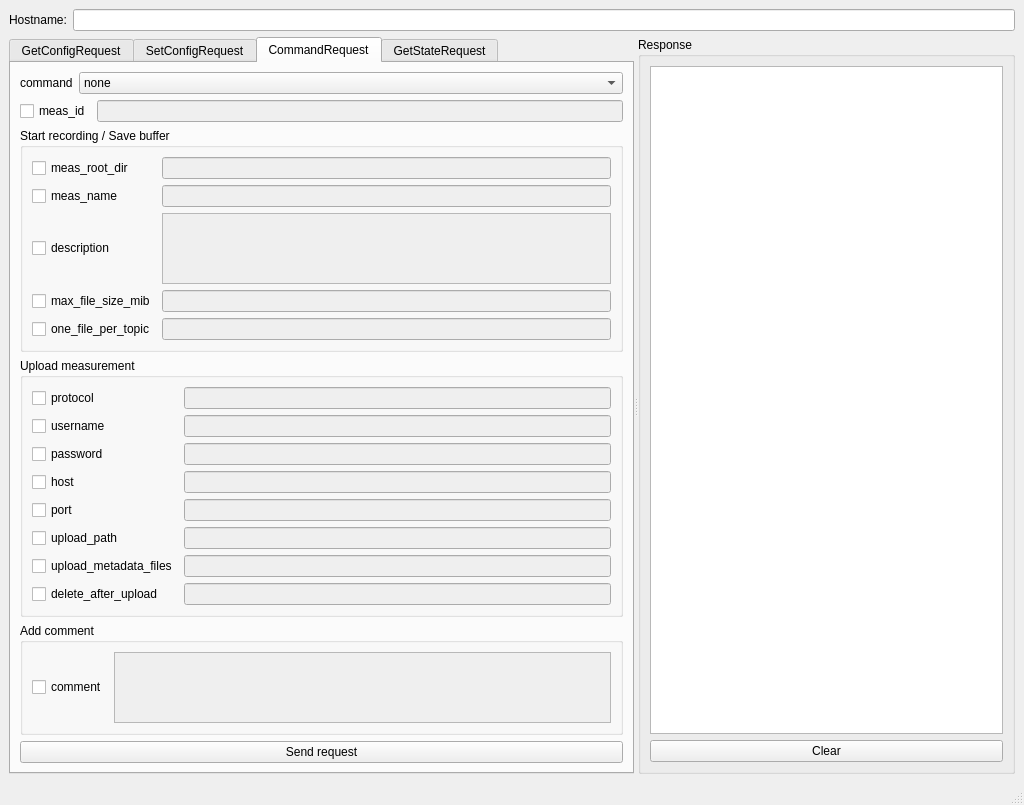
<?xml version="1.0" encoding="UTF-8"?>
<ui version="4.0">
 <class>EcalrecGuiServiceMainWindow</class>
 <widget class="QMainWindow" name="EcalrecGuiServiceMainWindow">
  <property name="geometry">
   <rect>
    <x>0</x>
    <y>0</y>
    <width>1024</width>
    <height>731</height>
   </rect>
  </property>
  <property name="sizePolicy">
   <sizepolicy hsizetype="Preferred" vsizetype="Preferred">
    <horstretch>0</horstretch>
    <verstretch>0</verstretch>
   </sizepolicy>
  </property>
  <property name="windowIcon">
   <iconset>
    <normaloff>:/ecalplay/APP_ICON</normaloff>:/ecalplay/APP_ICON</iconset>
  </property>
  <property name="dockNestingEnabled">
   <bool>true</bool>
  </property>
  <widget class="QWidget" name="centralwidget">
   <layout class="QVBoxLayout" name="verticalLayout">
    <item>
     <layout class="QHBoxLayout" name="horizontalLayout">
      <item>
       <widget class="QLabel" name="label_2">
        <property name="text">
         <string>Hostname:</string>
        </property>
       </widget>
      </item>
      <item>
       <widget class="QLineEdit" name="hostname_lineedit"/>
      </item>
     </layout>
    </item>
    <item>
     <widget class="QSplitter" name="splitter">
      <property name="orientation">
       <enum>Qt::Horizontal</enum>
      </property>
      <widget class="QTabWidget" name="tabWidget">
       <property name="sizePolicy">
        <sizepolicy hsizetype="Expanding" vsizetype="Expanding">
         <horstretch>0</horstretch>
         <verstretch>0</verstretch>
        </sizepolicy>
       </property>
       <property name="currentIndex">
        <number>2</number>
       </property>
       <widget class="QWidget" name="get_config_request_tab">
        <attribute name="title">
         <string>GetConfigRequest</string>
        </attribute>
        <layout class="QVBoxLayout" name="verticalLayout_3">
         <item>
          <widget class="QLabel" name="label">
           <property name="text">
            <string>No settings</string>
           </property>
           <property name="alignment">
            <set>Qt::AlignCenter</set>
           </property>
          </widget>
         </item>
         <item>
          <widget class="QPushButton" name="get_config_request_button">
           <property name="text">
            <string>Send request</string>
           </property>
          </widget>
         </item>
        </layout>
       </widget>
       <widget class="QWidget" name="set_config_request_tab">
        <attribute name="title">
         <string>SetConfigRequest</string>
        </attribute>
        <layout class="QVBoxLayout" name="verticalLayout_5">
         <item>
          <layout class="QFormLayout" name="formLayout">
           <item row="0" column="0">
            <widget class="QCheckBox" name="set_config_max_pre_buffer_length_secs_checkbox">
             <property name="text">
              <string>max_pre_buffer_length_secs</string>
             </property>
            </widget>
           </item>
           <item row="0" column="1">
            <widget class="QLineEdit" name="set_config_max_pre_buffer_length_secs_lineedit">
             <property name="enabled">
              <bool>false</bool>
             </property>
             <property name="text">
              <string/>
             </property>
            </widget>
           </item>
           <item row="1" column="0">
            <widget class="QCheckBox" name="set_config_pre_buffering_enabled_checkbox">
             <property name="text">
              <string>pre_buffering_enabled</string>
             </property>
            </widget>
           </item>
           <item row="1" column="1">
            <widget class="QLineEdit" name="set_config_pre_buffering_enabled_lineedit">
             <property name="enabled">
              <bool>false</bool>
             </property>
             <property name="text">
              <string/>
             </property>
            </widget>
           </item>
           <item row="2" column="0">
            <widget class="QCheckBox" name="set_config_host_filter_checkbox">
             <property name="text">
              <string>host_filter</string>
             </property>
            </widget>
           </item>
           <item row="2" column="1">
            <widget class="QPlainTextEdit" name="set_config_host_filter_textedit">
             <property name="enabled">
              <bool>false</bool>
             </property>
            </widget>
           </item>
           <item row="3" column="0">
            <widget class="QCheckBox" name="set_config_record_mode_checkbox">
             <property name="text">
              <string>record_mode</string>
             </property>
            </widget>
           </item>
           <item row="3" column="1">
            <widget class="QLineEdit" name="set_config_record_mode_lineedit">
             <property name="enabled">
              <bool>false</bool>
             </property>
            </widget>
           </item>
           <item row="4" column="0">
            <widget class="QCheckBox" name="set_config_listed_topics_checkbox">
             <property name="text">
              <string>listed_topics</string>
             </property>
            </widget>
           </item>
           <item row="4" column="1">
            <widget class="QPlainTextEdit" name="set_config_listed_topics_textedit">
             <property name="enabled">
              <bool>false</bool>
             </property>
            </widget>
           </item>
           <item row="5" column="0">
            <widget class="QCheckBox" name="set_config_enabled_addons_checkbox">
             <property name="text">
              <string>enabled_addons</string>
             </property>
            </widget>
           </item>
           <item row="5" column="1">
            <widget class="QPlainTextEdit" name="set_config_enabled_addons_textedit">
             <property name="enabled">
              <bool>false</bool>
             </property>
            </widget>
           </item>
          </layout>
         </item>
         <item>
          <widget class="QPushButton" name="set_config_request_button">
           <property name="text">
            <string>Send request</string>
           </property>
          </widget>
         </item>
        </layout>
       </widget>
       <widget class="QWidget" name="command_request_tab">
        <attribute name="title">
         <string>CommandRequest</string>
        </attribute>
        <layout class="QVBoxLayout" name="verticalLayout_4">
         <item>
          <layout class="QHBoxLayout" name="horizontalLayout_2">
           <item>
            <widget class="QLabel" name="command_request_command_label">
             <property name="text">
              <string>command</string>
             </property>
            </widget>
           </item>
           <item>
            <widget class="QComboBox" name="command_request_command_combobox">
             <property name="sizePolicy">
              <sizepolicy hsizetype="Expanding" vsizetype="Fixed">
               <horstretch>0</horstretch>
               <verstretch>0</verstretch>
              </sizepolicy>
             </property>
             <item>
              <property name="text">
               <string>none</string>
              </property>
             </item>
             <item>
              <property name="text">
               <string>initialize</string>
              </property>
             </item>
             <item>
              <property name="text">
               <string>de_initialize</string>
              </property>
             </item>
             <item>
              <property name="text">
               <string>start_recording</string>
              </property>
             </item>
             <item>
              <property name="text">
               <string>stop_recording</string>
              </property>
             </item>
             <item>
              <property name="text">
               <string>save_pre_buffer</string>
              </property>
             </item>
             <item>
              <property name="text">
               <string>upload_measurement</string>
              </property>
             </item>
             <item>
              <property name="text">
               <string>add_comment</string>
              </property>
             </item>
             <item>
              <property name="text">
               <string>exit</string>
              </property>
             </item>
            </widget>
           </item>
          </layout>
         </item>
         <item>
          <layout class="QGridLayout" name="gridLayout_3">
           <item row="0" column="0">
            <widget class="QCheckBox" name="command_request_meas_id_checkbox">
             <property name="text">
              <string>meas_id</string>
             </property>
            </widget>
           </item>
           <item row="0" column="1">
            <widget class="QLineEdit" name="command_request_meas_id_lineedit">
             <property name="enabled">
              <bool>false</bool>
             </property>
            </widget>
           </item>
          </layout>
         </item>
         <item>
          <widget class="QGroupBox" name="groupBox">
           <property name="title">
            <string>Start recording / Save buffer</string>
           </property>
           <layout class="QGridLayout" name="gridLayout_5">
            <item row="0" column="0">
             <layout class="QGridLayout" name="gridLayout">
              <item row="2" column="0">
               <widget class="QCheckBox" name="command_request_meas_name_checkbox">
                <property name="text">
                 <string>meas_name</string>
                </property>
               </widget>
              </item>
              <item row="1" column="1">
               <widget class="QLineEdit" name="command_request_meas_root_dir_lineedit">
                <property name="enabled">
                 <bool>false</bool>
                </property>
               </widget>
              </item>
              <item row="1" column="0">
               <widget class="QCheckBox" name="command_request_meas_root_dir_checkbox">
                <property name="text">
                 <string>meas_root_dir</string>
                </property>
               </widget>
              </item>
              <item row="4" column="0">
               <widget class="QCheckBox" name="command_request_max_file_size_mib_checkbox">
                <property name="text">
                 <string>max_file_size_mib</string>
                </property>
               </widget>
              </item>
              <item row="4" column="1">
               <widget class="QLineEdit" name="command_request_max_file_size_mib_lineedit">
                <property name="enabled">
                 <bool>false</bool>
                </property>
               </widget>
              </item>
              <item row="2" column="1">
               <widget class="QLineEdit" name="command_request_meas_name_lineedit">
                <property name="enabled">
                 <bool>false</bool>
                </property>
               </widget>
              </item>
              <item row="3" column="0">
               <widget class="QCheckBox" name="command_request_description_checkbox">
                <property name="text">
                 <string>description</string>
                </property>
               </widget>
              </item>
              <item row="3" column="1">
               <widget class="QTextEdit" name="command_request_description_textedit">
                <property name="enabled">
                 <bool>false</bool>
                </property>
               </widget>
              </item>
              <item row="5" column="0">
               <widget class="QCheckBox" name="command_one_file_per_topic_checkbox">
                <property name="text">
                 <string>one_file_per_topic</string>
                </property>
               </widget>
              </item>
              <item row="5" column="1">
               <widget class="QLineEdit" name="command_one_file_per_topic_lineedit">
                <property name="enabled">
                 <bool>false</bool>
                </property>
               </widget>
              </item>
             </layout>
            </item>
           </layout>
          </widget>
         </item>
         <item>
          <widget class="QGroupBox" name="groupBox_3">
           <property name="title">
            <string>Upload measurement</string>
           </property>
           <layout class="QVBoxLayout" name="verticalLayout_7">
            <item>
             <layout class="QGridLayout" name="gridLayout_2">
              <item row="1" column="0">
               <widget class="QCheckBox" name="command_request_username_checkbox">
                <property name="text">
                 <string>username</string>
                </property>
               </widget>
              </item>
              <item row="2" column="0">
               <widget class="QCheckBox" name="command_request_password_checkbox">
                <property name="text">
                 <string>password</string>
                </property>
               </widget>
              </item>
              <item row="4" column="1">
               <widget class="QLineEdit" name="command_request_port_lineedit">
                <property name="enabled">
                 <bool>false</bool>
                </property>
               </widget>
              </item>
              <item row="5" column="1">
               <widget class="QLineEdit" name="command_request_upload_path_lineedit">
                <property name="enabled">
                 <bool>false</bool>
                </property>
               </widget>
              </item>
              <item row="3" column="0">
               <widget class="QCheckBox" name="command_request_host_checkbox">
                <property name="text">
                 <string>host</string>
                </property>
               </widget>
              </item>
              <item row="3" column="1">
               <widget class="QLineEdit" name="command_request_host_lineedit">
                <property name="enabled">
                 <bool>false</bool>
                </property>
               </widget>
              </item>
              <item row="6" column="0">
               <widget class="QCheckBox" name="command_request_upload_metadata_files_checkbox">
                <property name="text">
                 <string>upload_metadata_files</string>
                </property>
               </widget>
              </item>
              <item row="4" column="0">
               <widget class="QCheckBox" name="command_request_port_checkbox">
                <property name="text">
                 <string>port</string>
                </property>
               </widget>
              </item>
              <item row="5" column="0">
               <widget class="QCheckBox" name="command_request_upload_path_checkbox">
                <property name="text">
                 <string>upload_path</string>
                </property>
               </widget>
              </item>
              <item row="0" column="1">
               <widget class="QLineEdit" name="command_request_protocol_lineedit">
                <property name="enabled">
                 <bool>false</bool>
                </property>
               </widget>
              </item>
              <item row="2" column="1">
               <widget class="QLineEdit" name="command_request_password_lineedit">
                <property name="enabled">
                 <bool>false</bool>
                </property>
               </widget>
              </item>
              <item row="1" column="1">
               <widget class="QLineEdit" name="command_request_username_lineedit">
                <property name="enabled">
                 <bool>false</bool>
                </property>
               </widget>
              </item>
              <item row="0" column="0">
               <widget class="QCheckBox" name="command_request_protocol_checkbox">
                <property name="text">
                 <string>protocol</string>
                </property>
               </widget>
              </item>
              <item row="6" column="1">
               <widget class="QLineEdit" name="command_request_upload_metadata_files_lineedit">
                <property name="enabled">
                 <bool>false</bool>
                </property>
               </widget>
              </item>
              <item row="7" column="0">
               <widget class="QCheckBox" name="command_request_delete_after_upload_checkbox">
                <property name="text">
                 <string>delete_after_upload</string>
                </property>
               </widget>
              </item>
              <item row="7" column="1">
               <widget class="QLineEdit" name="command_request_delete_after_upload_lineedit">
                <property name="enabled">
                 <bool>false</bool>
                </property>
               </widget>
              </item>
             </layout>
            </item>
           </layout>
          </widget>
         </item>
         <item>
          <widget class="QGroupBox" name="groupBox_4">
           <property name="title">
            <string>Add comment</string>
           </property>
           <layout class="QGridLayout" name="gridLayout_4">
            <item row="0" column="0">
             <widget class="QCheckBox" name="command_request_comment_checkbox">
              <property name="text">
               <string>comment</string>
              </property>
             </widget>
            </item>
            <item row="0" column="1">
             <widget class="QPlainTextEdit" name="command_request_comment_textedit">
              <property name="enabled">
               <bool>false</bool>
              </property>
             </widget>
            </item>
           </layout>
          </widget>
         </item>
         <item>
          <widget class="QPushButton" name="command_request_button">
           <property name="text">
            <string>Send request</string>
           </property>
          </widget>
         </item>
        </layout>
       </widget>
       <widget class="QWidget" name="get_state_request_tab">
        <attribute name="title">
         <string>GetStateRequest</string>
        </attribute>
        <layout class="QVBoxLayout" name="verticalLayout_6">
         <item>
          <widget class="QLabel" name="label_3">
           <property name="text">
            <string>No Settings</string>
           </property>
           <property name="alignment">
            <set>Qt::AlignCenter</set>
           </property>
          </widget>
         </item>
         <item>
          <widget class="QPushButton" name="get_state_request_button">
           <property name="text">
            <string>Send Request</string>
           </property>
          </widget>
         </item>
        </layout>
       </widget>
      </widget>
      <widget class="QGroupBox" name="groupBox_2">
       <property name="title">
        <string>Response</string>
       </property>
       <layout class="QVBoxLayout" name="verticalLayout_2">
        <item>
         <widget class="QTextEdit" name="response_texteedit">
          <property name="font">
           <font>
            <family>Courier New</family>
           </font>
          </property>
          <property name="readOnly">
           <bool>true</bool>
          </property>
         </widget>
        </item>
        <item>
         <widget class="QPushButton" name="response_clear_button">
          <property name="text">
           <string>Clear</string>
          </property>
         </widget>
        </item>
       </layout>
      </widget>
     </widget>
    </item>
   </layout>
  </widget>
  <widget class="QStatusBar" name="statusbar"/>
 </widget>
 <tabstops>
  <tabstop>tabWidget</tabstop>
  <tabstop>get_config_request_button</tabstop>
  <tabstop>set_config_max_pre_buffer_length_secs_checkbox</tabstop>
  <tabstop>set_config_max_pre_buffer_length_secs_lineedit</tabstop>
  <tabstop>set_config_pre_buffering_enabled_checkbox</tabstop>
  <tabstop>set_config_pre_buffering_enabled_lineedit</tabstop>
  <tabstop>set_config_host_filter_checkbox</tabstop>
  <tabstop>set_config_host_filter_textedit</tabstop>
  <tabstop>set_config_record_mode_checkbox</tabstop>
  <tabstop>set_config_record_mode_lineedit</tabstop>
  <tabstop>set_config_listed_topics_checkbox</tabstop>
  <tabstop>set_config_listed_topics_textedit</tabstop>
  <tabstop>set_config_enabled_addons_checkbox</tabstop>
  <tabstop>set_config_enabled_addons_textedit</tabstop>
  <tabstop>set_config_request_button</tabstop>
  <tabstop>command_request_command_combobox</tabstop>
  <tabstop>command_request_meas_id_checkbox</tabstop>
  <tabstop>command_request_meas_id_lineedit</tabstop>
  <tabstop>command_request_meas_root_dir_checkbox</tabstop>
  <tabstop>command_request_meas_root_dir_lineedit</tabstop>
  <tabstop>command_request_meas_name_checkbox</tabstop>
  <tabstop>command_request_meas_name_lineedit</tabstop>
  <tabstop>command_request_description_checkbox</tabstop>
  <tabstop>command_request_description_textedit</tabstop>
  <tabstop>command_request_max_file_size_mib_checkbox</tabstop>
  <tabstop>command_request_max_file_size_mib_lineedit</tabstop>
  <tabstop>command_request_protocol_checkbox</tabstop>
  <tabstop>command_request_protocol_lineedit</tabstop>
  <tabstop>command_request_username_checkbox</tabstop>
  <tabstop>command_request_username_lineedit</tabstop>
  <tabstop>command_request_password_checkbox</tabstop>
  <tabstop>command_request_password_lineedit</tabstop>
  <tabstop>command_request_host_checkbox</tabstop>
  <tabstop>command_request_host_lineedit</tabstop>
  <tabstop>command_request_port_checkbox</tabstop>
  <tabstop>command_request_port_lineedit</tabstop>
  <tabstop>command_request_upload_path_checkbox</tabstop>
  <tabstop>command_request_upload_path_lineedit</tabstop>
  <tabstop>command_request_upload_metadata_files_checkbox</tabstop>
  <tabstop>command_request_upload_metadata_files_lineedit</tabstop>
  <tabstop>command_request_delete_after_upload_checkbox</tabstop>
  <tabstop>command_request_delete_after_upload_lineedit</tabstop>
  <tabstop>command_request_comment_checkbox</tabstop>
  <tabstop>command_request_comment_textedit</tabstop>
  <tabstop>command_request_button</tabstop>
  <tabstop>response_texteedit</tabstop>
  <tabstop>response_clear_button</tabstop>
  <tabstop>get_state_request_button</tabstop>
  <tabstop>hostname_lineedit</tabstop>
 </tabstops>
 <resources/>
 <connections>
  <connection>
   <sender>set_config_max_pre_buffer_length_secs_checkbox</sender>
   <signal>toggled(bool)</signal>
   <receiver>set_config_max_pre_buffer_length_secs_lineedit</receiver>
   <slot>setEnabled(bool)</slot>
   <hints>
    <hint type="sourcelabel">
     <x>135</x>
     <y>85</y>
    </hint>
    <hint type="destinationlabel">
     <x>612</x>
     <y>86</y>
    </hint>
   </hints>
  </connection>
  <connection>
   <sender>set_config_pre_buffering_enabled_checkbox</sender>
   <signal>toggled(bool)</signal>
   <receiver>set_config_pre_buffering_enabled_lineedit</receiver>
   <slot>setEnabled(bool)</slot>
   <hints>
    <hint type="sourcelabel">
     <x>143</x>
     <y>110</y>
    </hint>
    <hint type="destinationlabel">
     <x>612</x>
     <y>111</y>
    </hint>
   </hints>
  </connection>
  <connection>
   <sender>set_config_host_filter_checkbox</sender>
   <signal>toggled(bool)</signal>
   <receiver>set_config_host_filter_textedit</receiver>
   <slot>setEnabled(bool)</slot>
   <hints>
    <hint type="sourcelabel">
     <x>86</x>
     <y>135</y>
    </hint>
    <hint type="destinationlabel">
     <x>461</x>
     <y>258</y>
    </hint>
   </hints>
  </connection>
  <connection>
   <sender>set_config_listed_topics_checkbox</sender>
   <signal>toggled(bool)</signal>
   <receiver>set_config_listed_topics_textedit</receiver>
   <slot>setEnabled(bool)</slot>
   <hints>
    <hint type="sourcelabel">
     <x>97</x>
     <y>326</y>
    </hint>
    <hint type="destinationlabel">
     <x>461</x>
     <y>428</y>
    </hint>
   </hints>
  </connection>
  <connection>
   <sender>set_config_record_mode_checkbox</sender>
   <signal>toggled(bool)</signal>
   <receiver>set_config_record_mode_lineedit</receiver>
   <slot>setEnabled(bool)</slot>
   <hints>
    <hint type="sourcelabel">
     <x>101</x>
     <y>301</y>
    </hint>
    <hint type="destinationlabel">
     <x>612</x>
     <y>302</y>
    </hint>
   </hints>
  </connection>
  <connection>
   <sender>command_request_meas_root_dir_checkbox</sender>
   <signal>toggled(bool)</signal>
   <receiver>command_request_meas_root_dir_lineedit</receiver>
   <slot>setEnabled(bool)</slot>
   <hints>
    <hint type="sourcelabel">
     <x>134</x>
     <y>165</y>
    </hint>
    <hint type="destinationlabel">
     <x>246</x>
     <y>149</y>
    </hint>
   </hints>
  </connection>
  <connection>
   <sender>command_request_max_file_size_mib_checkbox</sender>
   <signal>toggled(bool)</signal>
   <receiver>command_request_max_file_size_mib_lineedit</receiver>
   <slot>setEnabled(bool)</slot>
   <hints>
    <hint type="sourcelabel">
     <x>133</x>
     <y>281</y>
    </hint>
    <hint type="destinationlabel">
     <x>469</x>
     <y>282</y>
    </hint>
   </hints>
  </connection>
  <connection>
   <sender>command_request_description_checkbox</sender>
   <signal>toggled(bool)</signal>
   <receiver>command_request_description_textedit</receiver>
   <slot>setEnabled(bool)</slot>
   <hints>
    <hint type="sourcelabel">
     <x>111</x>
     <y>236</y>
    </hint>
    <hint type="destinationlabel">
     <x>285</x>
     <y>249</y>
    </hint>
   </hints>
  </connection>
  <connection>
   <sender>command_request_meas_name_checkbox</sender>
   <signal>toggled(bool)</signal>
   <receiver>command_request_meas_name_lineedit</receiver>
   <slot>setEnabled(bool)</slot>
   <hints>
    <hint type="sourcelabel">
     <x>100</x>
     <y>189</y>
    </hint>
    <hint type="destinationlabel">
     <x>312</x>
     <y>191</y>
    </hint>
   </hints>
  </connection>
  <connection>
   <sender>command_request_protocol_checkbox</sender>
   <signal>toggled(bool)</signal>
   <receiver>command_request_protocol_lineedit</receiver>
   <slot>setEnabled(bool)</slot>
   <hints>
    <hint type="sourcelabel">
     <x>118</x>
     <y>342</y>
    </hint>
    <hint type="destinationlabel">
     <x>546</x>
     <y>343</y>
    </hint>
   </hints>
  </connection>
  <connection>
   <sender>command_request_username_checkbox</sender>
   <signal>toggled(bool)</signal>
   <receiver>command_request_username_lineedit</receiver>
   <slot>setEnabled(bool)</slot>
   <hints>
    <hint type="sourcelabel">
     <x>122</x>
     <y>368</y>
    </hint>
    <hint type="destinationlabel">
     <x>539</x>
     <y>369</y>
    </hint>
   </hints>
  </connection>
  <connection>
   <sender>command_request_password_checkbox</sender>
   <signal>toggled(bool)</signal>
   <receiver>command_request_password_lineedit</receiver>
   <slot>setEnabled(bool)</slot>
   <hints>
    <hint type="sourcelabel">
     <x>163</x>
     <y>394</y>
    </hint>
    <hint type="destinationlabel">
     <x>523</x>
     <y>395</y>
    </hint>
   </hints>
  </connection>
  <connection>
   <sender>command_request_host_checkbox</sender>
   <signal>toggled(bool)</signal>
   <receiver>command_request_host_lineedit</receiver>
   <slot>setEnabled(bool)</slot>
   <hints>
    <hint type="sourcelabel">
     <x>142</x>
     <y>420</y>
    </hint>
    <hint type="destinationlabel">
     <x>519</x>
     <y>421</y>
    </hint>
   </hints>
  </connection>
  <connection>
   <sender>command_request_port_checkbox</sender>
   <signal>toggled(bool)</signal>
   <receiver>command_request_port_lineedit</receiver>
   <slot>setEnabled(bool)</slot>
   <hints>
    <hint type="sourcelabel">
     <x>163</x>
     <y>446</y>
    </hint>
    <hint type="destinationlabel">
     <x>532</x>
     <y>447</y>
    </hint>
   </hints>
  </connection>
  <connection>
   <sender>command_request_upload_path_checkbox</sender>
   <signal>toggled(bool)</signal>
   <receiver>command_request_upload_path_lineedit</receiver>
   <slot>setEnabled(bool)</slot>
   <hints>
    <hint type="sourcelabel">
     <x>163</x>
     <y>472</y>
    </hint>
    <hint type="destinationlabel">
     <x>519</x>
     <y>473</y>
    </hint>
   </hints>
  </connection>
  <connection>
   <sender>command_request_upload_metadata_files_checkbox</sender>
   <signal>toggled(bool)</signal>
   <receiver>command_request_upload_metadata_files_lineedit</receiver>
   <slot>setEnabled(bool)</slot>
   <hints>
    <hint type="sourcelabel">
     <x>163</x>
     <y>498</y>
    </hint>
    <hint type="destinationlabel">
     <x>521</x>
     <y>499</y>
    </hint>
   </hints>
  </connection>
  <connection>
   <sender>command_request_meas_id_checkbox</sender>
   <signal>toggled(bool)</signal>
   <receiver>command_request_meas_id_lineedit</receiver>
   <slot>setEnabled(bool)</slot>
   <hints>
    <hint type="sourcelabel">
     <x>78</x>
     <y>114</y>
    </hint>
    <hint type="destinationlabel">
     <x>345</x>
     <y>115</y>
    </hint>
   </hints>
  </connection>
  <connection>
   <sender>set_config_enabled_addons_checkbox</sender>
   <signal>toggled(bool)</signal>
   <receiver>set_config_enabled_addons_textedit</receiver>
   <slot>setEnabled(bool)</slot>
   <hints>
    <hint type="sourcelabel">
     <x>117</x>
     <y>491</y>
    </hint>
    <hint type="destinationlabel">
     <x>341</x>
     <y>483</y>
    </hint>
   </hints>
  </connection>
  <connection>
   <sender>command_request_comment_checkbox</sender>
   <signal>toggled(bool)</signal>
   <receiver>command_request_comment_textedit</receiver>
   <slot>setEnabled(bool)</slot>
   <hints>
    <hint type="sourcelabel">
     <x>73</x>
     <y>587</y>
    </hint>
    <hint type="destinationlabel">
     <x>381</x>
     <y>611</y>
    </hint>
   </hints>
  </connection>
  <connection>
   <sender>command_request_delete_after_upload_checkbox</sender>
   <signal>toggled(bool)</signal>
   <receiver>command_request_delete_after_upload_lineedit</receiver>
   <slot>setEnabled(bool)</slot>
   <hints>
    <hint type="sourcelabel">
     <x>148</x>
     <y>668</y>
    </hint>
    <hint type="destinationlabel">
     <x>405</x>
     <y>670</y>
    </hint>
   </hints>
  </connection>
  <connection>
   <sender>command_one_file_per_topic_checkbox</sender>
   <signal>toggled(bool)</signal>
   <receiver>command_one_file_per_topic_lineedit</receiver>
   <slot>setEnabled(bool)</slot>
   <hints>
    <hint type="sourcelabel">
     <x>102</x>
     <y>371</y>
    </hint>
    <hint type="destinationlabel">
     <x>216</x>
     <y>516</y>
    </hint>
   </hints>
  </connection>
 </connections>
</ui>
